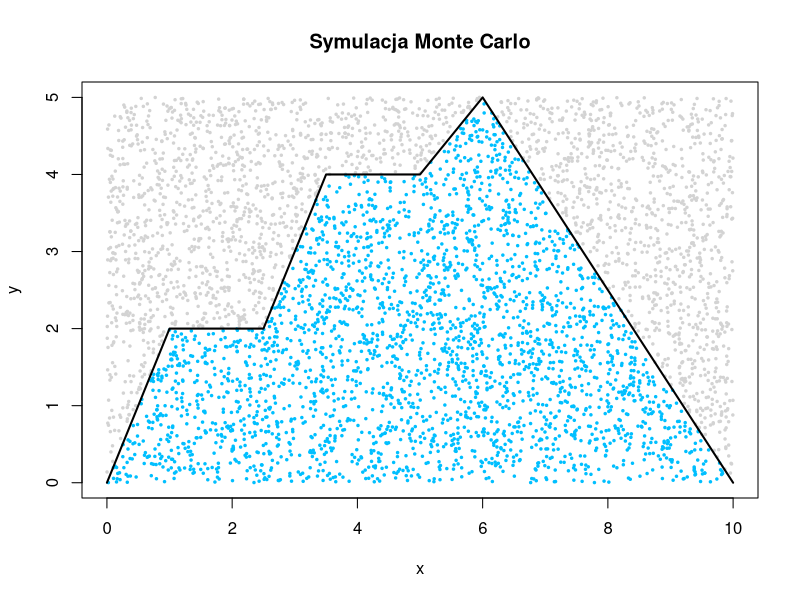

The R script that drew this image:
# Parametry symulacji
n_points <- 200000  # Liczba losowanych punktów

# Definicja funkcji opisującej górną krawędź obszaru (interpolacja liniowa)
f_area <- function(x) {
  approx(x = c(0, 1, 2.5, 3.5, 5, 6, 10), 
         y = c(0, 2, 2, 4, 4, 5, 0), 
         xout = x)$y
}

# 1. Losowanie punktów w prostokącie ograniczającym (X: 0-10, Y: 0-5)
x_rand <- runif(n_points, min = 0, max = 10)
y_rand <- runif(n_points, min = 0, max = 5)

# 2. Sprawdzenie, czy punkty znajdują się pod wykresem funkcji
is_inside <- y_rand <= f_area(x_rand)

# 3. Obliczenie pola powierzchni
# Pole prostokąta * (punkty wewnątrz / wszystkie punkty)
area_rectangle <- 10 * 5
estimated_area <- area_rectangle * mean(is_inside)

# Wyniki
cat("Szacowane pole powierzchni:", estimated_area, "\n")

# Wizualizacja symulacji
plot(x_rand[1:5000], y_rand[1:5000], col = ifelse(is_inside[1:5000], "deepskyblue", "lightgrey"),
     pch = 20, cex = 0.5, main = "Symulacja Monte Carlo", xlab = "x", ylab = "y")
curve(f_area(x), from = 0, to = 10, add = TRUE, col = "black", lwd = 2)
